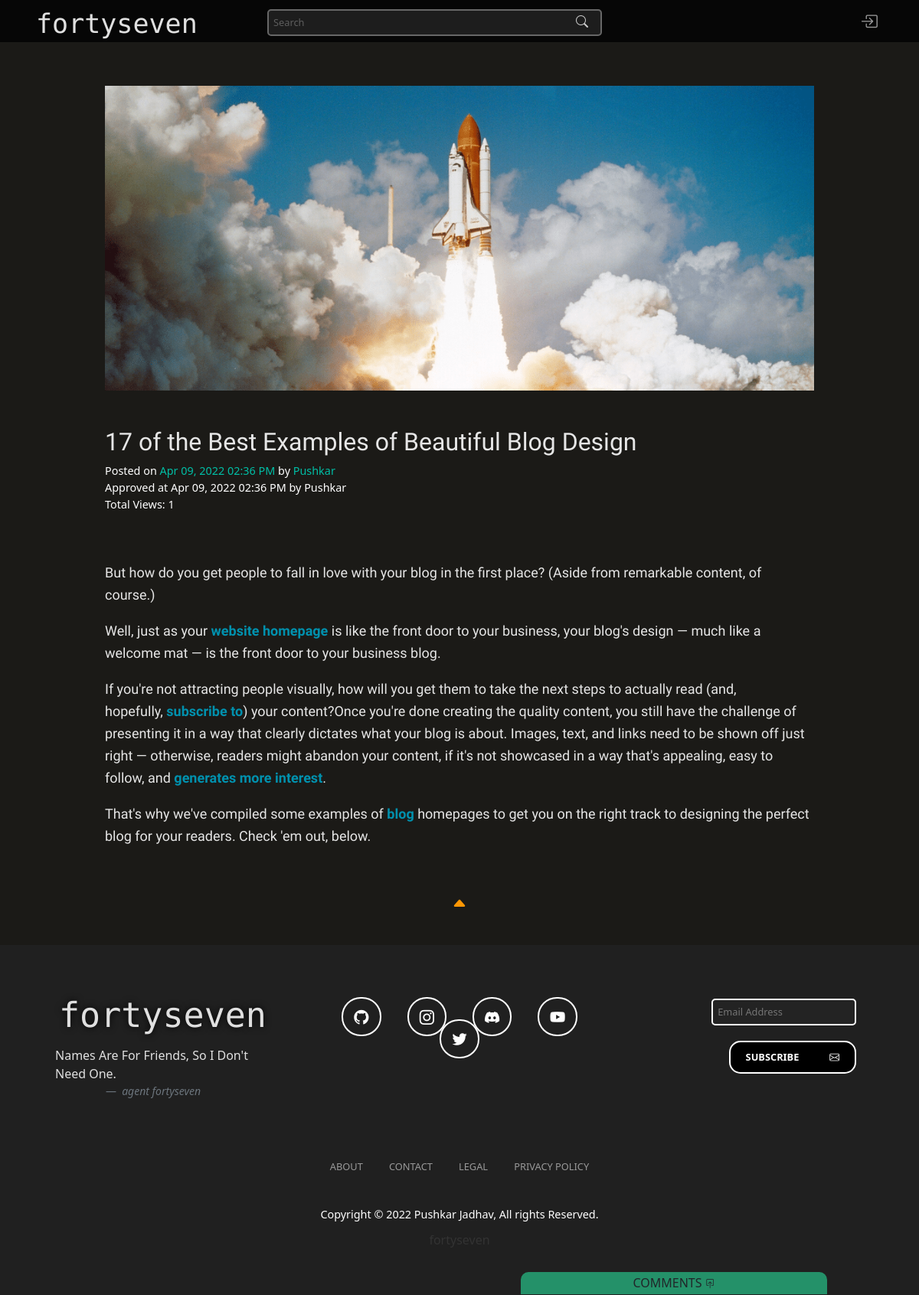
The app's page /blogDetail/17-of-the-best-examples-of-beautiful-blog-designyo927 with its own data.
### blogs/models.py (models this page shows, shortened)
class Blog(models.Model):
    title = models.CharField(max_length=1000)
    gist = models.CharField(max_length=1000)
    content = FroalaField()
    slug = models.SlugField(max_length=1000, null=True, blank=True)
    image = models.ImageField(null=True, blank=True, upload_to='blogs')
    user = models.ForeignKey(User, blank=True , null=True , on_delete=models.CASCADE)
    created_at = models.DateTimeField(auto_now_add=True)
    updated_at = models.DateTimeField(auto_now=True)
    is_approved = models.BooleanField(default=False)
    approved_at = models.CharField(max_length=255, null=True, blank=True)
    approved_by = models.CharField(max_length=255, null=True, blank=True)
    views = models.ManyToManyField(ViewsModel, related_name="post_views", blank=True)
    def total_views(self):
        return self.views.count()

### blogs/views.py (the view)
# urls.py: path('blogDetail/<slug>', views.blog_detail, name='blog-detail'),
def blog_detail(request, slug):
    context = {}
    ip = get_ip(request)
    context['pendingReviewCount'] = Blog.objects.filter(is_approved = False).count()
    context['pendingMessageCount'] = Contact.objects.filter(is_viewed = False).count()
    try:
        blog_obj = Blog.objects.filter(slug = slug).first()
        context['blogs_obj'] = blog_obj
        if not ViewsModel.objects.filter(total_visits = ip).exists():
            ViewsModel.objects.create(total_visits = ip)
            blog_obj.views.add(ViewsModel.objects.get(total_visits = ip))
        else:
            blog_obj.views.add(ViewsModel.objects.get(total_visits = ip))
        comments = BlogComment.objects.filter(post=blog_obj)
        context['comments'] = comments
        context['approvedAt'] = blog_obj.approved_at
        context['approvedBy'] = blog_obj.approved_by
    except Exception as e:
        print(e)
    return render(request, 'blog-detail.html', context)

### blogs/helpers.py (called while the page is built)
def get_ip(request):
    x_forwarded_for = request.META.get('HTTP_X_FORWARDED_FOR')
    if x_forwarded_for:
        print ("returning FORWARDED_FOR")
        ip = x_forwarded_for.split(',')[-1].strip()
    elif request.META.get('HTTP_X_REAL_IP'):
        print ("returning REAL_IP")
        ip = request.META.get('HTTP_X_REAL_IP')
    else:
        print ("returning REMOTE_ADDR")
        ip = request.META.get('REMOTE_ADDR')
    return ip

### template/blog-detail.html (shortened to what this page needs)
{% extends 'base.html' %}
{% load static %}
{% block start %}
<link rel="stylesheet" href="{% static 'styles/prism.css' %}">
<section>
    <div class="container indBlog-container">
        <div class="row editRow">
            <div class="col-lg-1"></div>
            <div class="col-lg-10">
            </div>
        </div>
        <div class="row text-center">
            <div class="col-xl-10 mx-auto"><img class="img-fluid mb-5" src="{{blogs_obj.image.url}}" alt="blog-img"></div>
        </div>
        <div class="row">
            <div class="col-xl-10 col-lg-10 mx-auto">
                <div class="text-heading">
                    <h2>{{blogs_obj.title|safe}}</h2>
                </div>
                <div class="auth-details">
                    <p>Posted on <span>{{blogs_obj.created_at|date:"M d, Y"}} {{blogs_obj.created_at|time:"h:i A"}}</span> by <span>{{blogs_obj.user.first_name}}</span></p>
                    <p>Approved at {{approvedAt}} by {{approvedBy}}</p>
                    <p>Total Views: {{blogs_obj.total_views}}</p>
                </div>
                <div class="text-content">
                    {{blogs_obj.content|safe}}
                </div>
            </div>
        </div>
    </div>
</section>
<div class="chatbar" id="chatbar">
    <div>
        <h6 id="chtHead">COMMENTS <i class="bi bi-box-arrow-in-up"></i></h6>
    </div>
</div>
{% endblock %}

### static/styles/blog-styles.css (style rules this page uses)
body, html { background-color: #1B1A17 !important; font-family: 'Roboto', sans-serif; }
html { scroll-behavior: smooth !important; }
.editRow { text-align: end; min-height: 7em; }
.text-content p { font-family: 'Cousine', monospace !important; color: #E6E6E6 !important; }
.img-fluid { width: 100%; }
.text-heading h2 { font-family: 'Cousine', monospace !important; color: #E6E6E6 !important; }
.auth-details { display: block; margin-bottom: 4em; color: white; }
.auth-details p { font-size: 0.9em; margin-bottom: 0px; }
.auth-details span { color: #00BFA6; font-weight: 500; }
.chatbar { text-align: center; border-top-left-radius: 10px; border-top-right-radius: 10px; position: fixed; background-color: #249169; width: 25em; height: 30px; bottom: 0%; right: 10%; transition: all 0.5s ease-in-out; z-index: 5; }
.chatbar h6 { padding: 5px; }
.chatbar i { font-size: 0.8em; }

### records on screen
Blog: image (picture), title "17 of the Best Examples of Beautiful Blog Design", created_at "Apr 09, 2022", created_at "02:36 PM", user.first_name "Pushkar", approved_at "Apr 09, 2022 02:36 PM", approved_by "Pushkar", total_views "1", content "But how do you get people to fall in love with your blog in the first place? (Aside from remarkable content, of course.) Well, just as your website homepage is like the front door to your business, your blog's design — much like a welcome mat — is the front door to your business blog. If you're not attracting people visually, how will you get them to take the next steps to actually read (and, hopefully, subscribe to ) your content?Once you're done creating the quality content, you still have the challenge of presenting it in a way that clearly dictates what your blog is about. Images, text, and links need to be shown off just right — otherwise, readers might abandon your content, if it's…"
